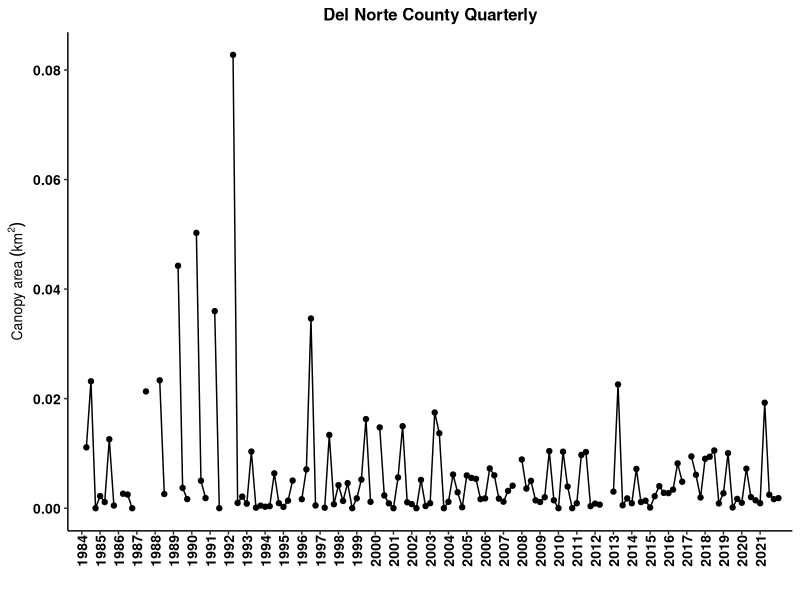
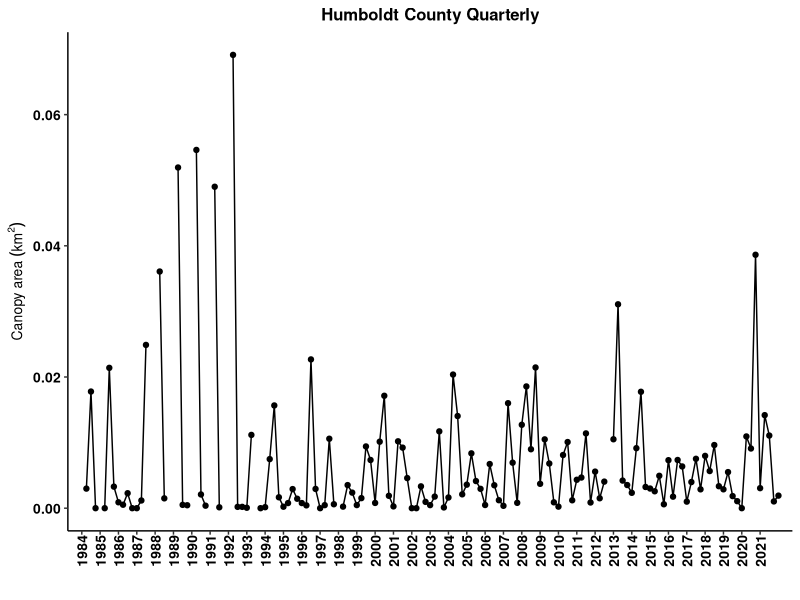
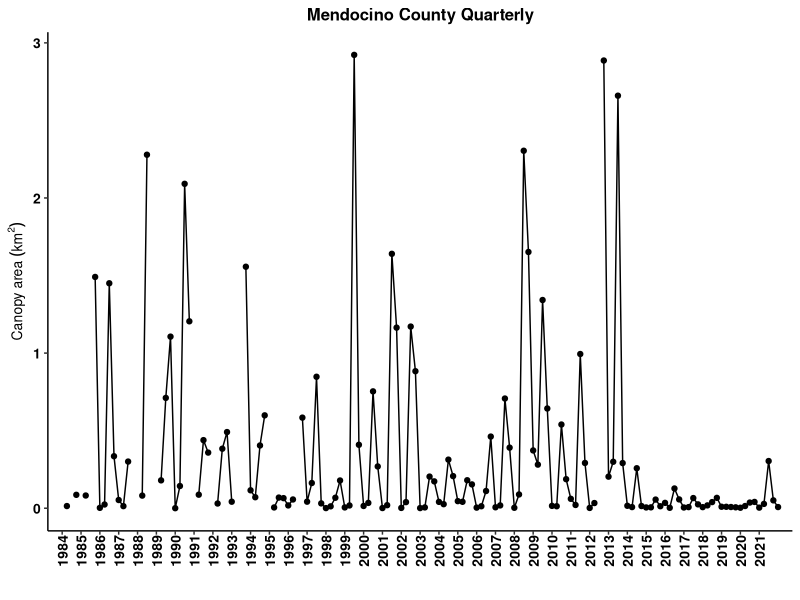
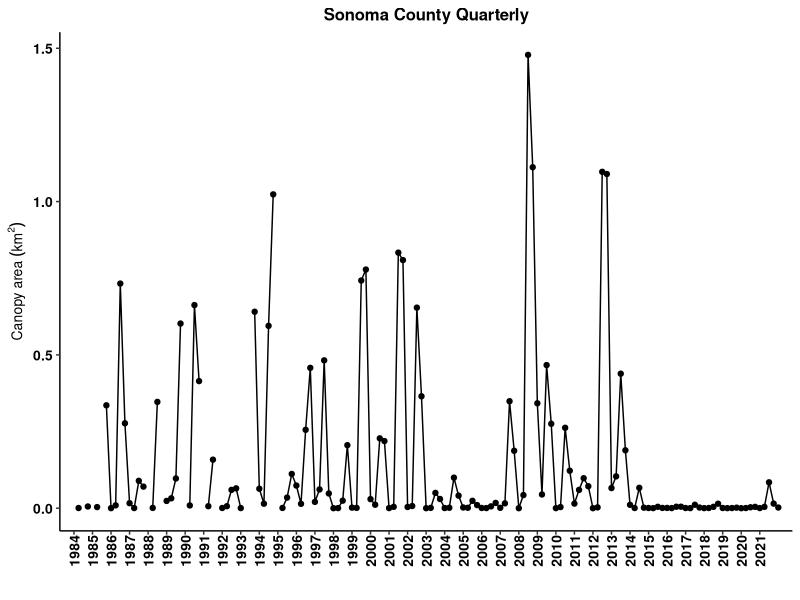
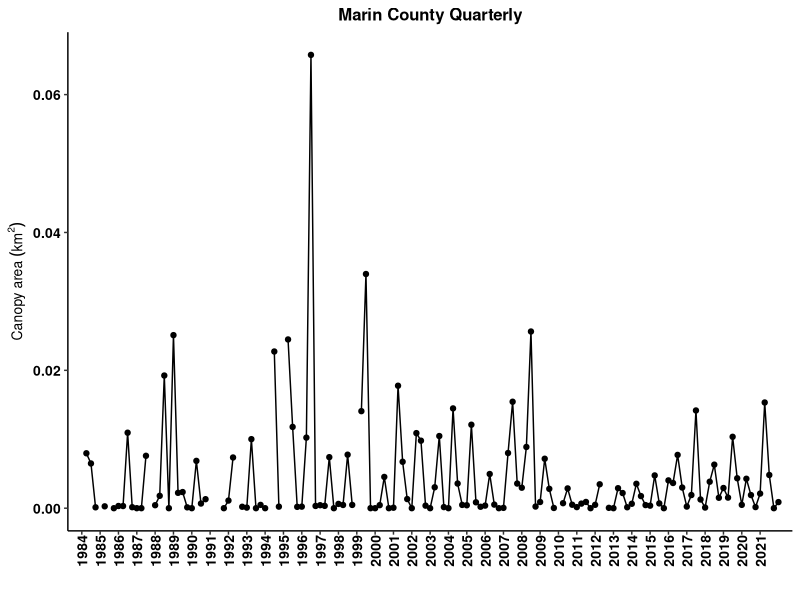
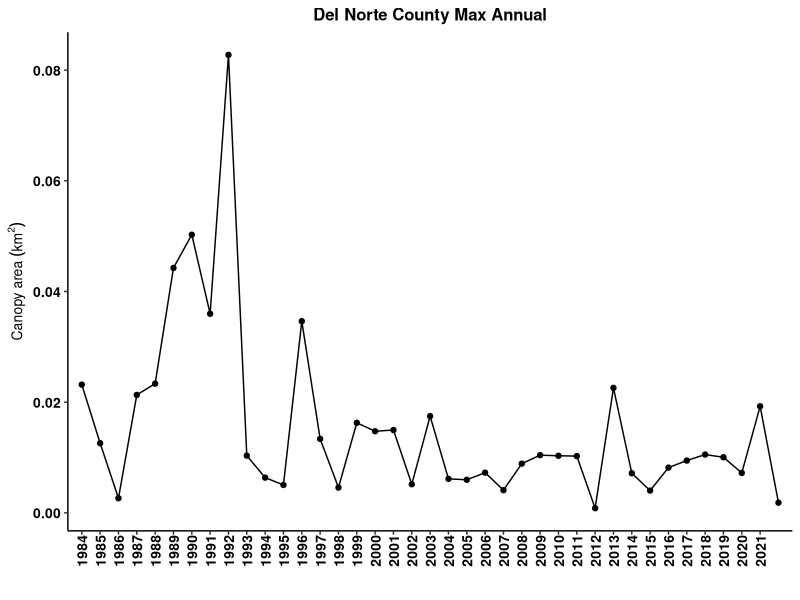
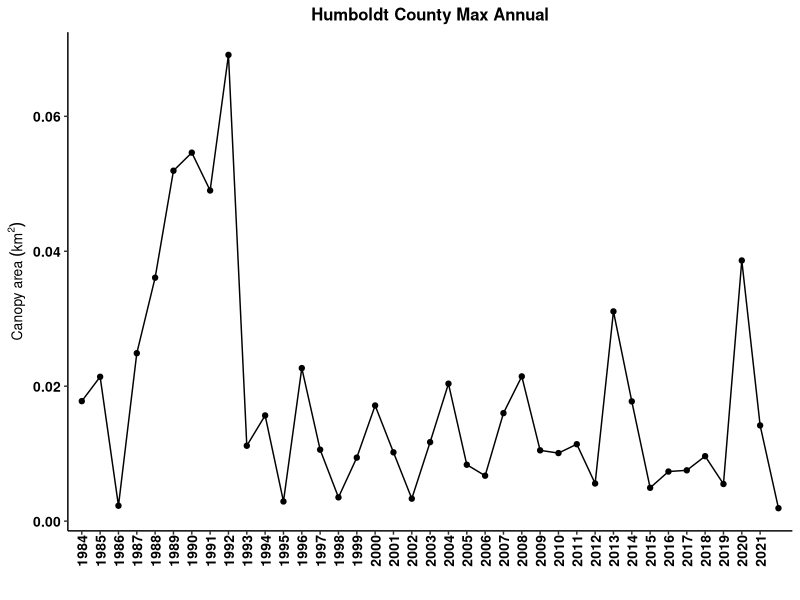
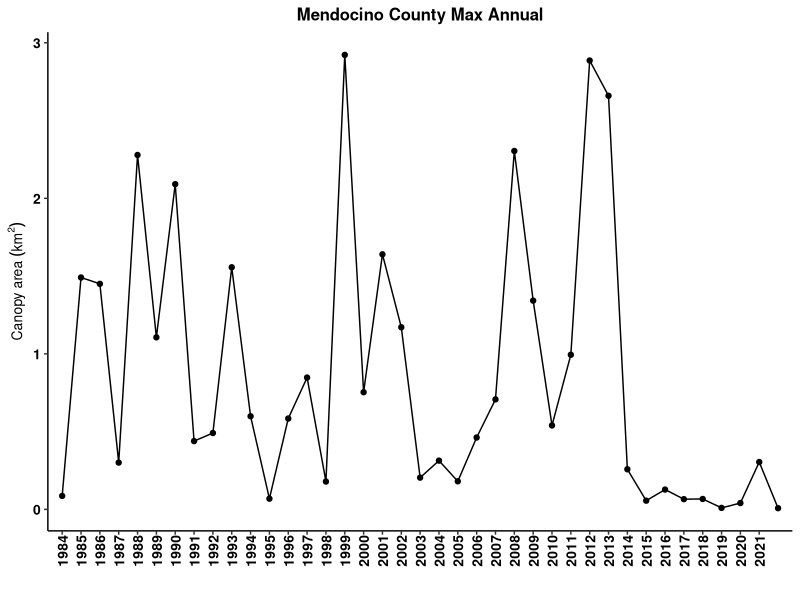

These figures' R source, in order:
## ---- chunk 1
knitr::opts_chunk$set(echo = FALSE, warning=FALSE)
options(knitr.table.format = "latex")
# to create a PDF output, change "output:html_document" to "output: pdf_document" in the header above.
# note about fig_crop:FALSE. This makes the PDF output look nicer by putting spaces btwn the figures instead of smashing them as close together as possible. It doesn't do anything to the HTML output as far as I can tell.
# how to assign username: git config --global user.name "gcontolini"
# how to add, commit, and add message in terminal: git commit -am "commit message"
# how to write commit message in terminal: write message then press esc and :wq to save and exit

#### Load libraries ####
library(ggplot2) # plotting
library(ggpubr) # arranging plots
library(scales) # let's you put commas in the axis labels for thousands
library(dplyr) # data manipulations
library(tidyr) # data cleaning
library(readr) # better data reading
library(ncdf4)
library(sf) # special features. probably mapping. 
library(sp) # spatial data
library(lubridate) # manipulating dates easily
library(knitr) # to knit the Rmd file
library(kableExtra) # pretty tables
library(bookdown) # pretty table additions

#### ggplot theme ####
my.theme = theme( 
   panel.background = element_blank(), 
   panel.grid.minor.x = element_blank(),
   panel.grid.major.x = element_blank(),
   panel.grid = element_blank(),
   axis.text  = element_text(size=10, face='bold', color='black'), #makes axis labels bigger
   axis.title = element_text(size=10, face="bold"), #makes axis title bigger and bold
   #axis.title.y = element_text(margin=margin(0,10,0,5)), #pushes the y axis title away from the y axis labels
   strip.background = element_blank(),
   #legend.title = element_blank(),
   #legend.text = element_text(size=8),
   legend.background = element_blank(), 
   legend.key = element_blank(), #makes the legend background behind the symbols go away.
   #axis.ticks.x = element_blank()
   axis.line = element_line(color = 'black'), 
   panel.border = element_blank(), # this removes the box around the plot   
   plot.title = element_text(size=12 ,face='bold', hjust = 0.5), # hjust 0.5 makes title centered
   axis.text.x = element_text(size = 10, angle = 90, vjust = 0.5, margin = margin(0,0,5,0)) # rotates x axis labels 90 degrees counter-clockwise, pushes bars onto x axis
)


#### Import data ####
# info on the data: https://sbclter.msi.ucsb.edu/data/catalog/package/?package=knb-lter-sbc.74

# Instructions from Dr. Tom Bell:
# “The output files show the Admin Bed # in the first column and the rest of the columns are quarters from 1984 - 2020. Area is in m2 and biomass is in fresh kg. Missing values (due to lack of imagery or clouds are labelled as -999).”

# Edible seaweed data from CDFW
# edible = read.csv('EdibleSeaweedHarvest_rfm_1-28-21.csv') # edible seaweed harvest. This one has months. That is important.
# kelp = read.csv('KelpHarvest_vers2_rfm_1-28-21.csv') # kelp harvest
## ---- chunk 2
# The loop below requires the NetCDF file which is too large for RStudio Cloud to host. Also takes 5 minutes to run. I commented it out, ran it on my local machine, and read in the output at the end.

# #Kelp Biomass and Area Dynamics of State Waters Delineated by Coastal Counties
# #Tom Bell
# #November 18, 2020
# # **Please let me know if you need help with any step!**
# 
# #Install Packages **(Only the first time you ever run this script)**
# #The first time you ever run this script, please install these packages by removing the '#' in front of each line (lines 8 - 10)
# # install.packages('ncdf4')
# # install.packages('sf')
# # install.packages('sp')
# 
# #Load Required Packages
# #You need to load these packages each time you restart an R session and run this script
# library(ncdf4)
# library(sf)
# library(sp)
# 
# #Set Work Directory
# #This is a folder on your computer where all input files and outputs files will be placed
# # **Please update this path to the working directory on your computer**
# # **Note that on a Windows machine the forward slashes "/" have to be changed to back slashes "\"
# setwd("C:/Users/gcontolini/OneDrive - California Department of Fish and Wildlife/Documents/Bull Kelp Working Group/Data analysis")
# 
# #Load Coastal Counties State Waters Shapefile
# #Place the lat/lon version of the Coastal Counties State Waters shapefile in your working directory
# county_shapes <- st_read('MAN_CA_CountyStateWaters.shp')
# 
# #Open Kelp NetCDF File
# #Place the NetCDF file in your working directory
# #The file can be found here: https://sbclter.msi.ucsb.edu/data/catalog/package/?package=knb-lter-sbc.74
# nc_data <- nc_open('LandsatkelpBiomass_2021_v2_withmetadata.nc')
# 
# #Load necessary variables from NetCDF File
# lon <- ncvar_get(nc_data, 'longitude')
# lat <- ncvar_get(nc_data, 'latitude')
# years <- ncvar_get(nc_data, 'year')
# quarters <- ncvar_get(nc_data, 'quarter')
# biomass <- ncvar_get(nc_data, 'biomass')
# area <- ncvar_get(nc_data, 'area')
# 
# #Make Coordinate Dataframe
# coords <- data.frame(lon,lat)
# 
# #Create output matrices
# LN = dim(quarters)
# output_biomass <- matrix(ncol=LN, nrow=22)
# output_area <- matrix(ncol=LN, nrow=22)
# 
# for(i in 1:22){
#   
#   #Pull shapefile coordinates from each coastal county
#   if (i == 17) {
#     county_coords <- as.data.frame(county_shapes[i,]$geometry[[1]][[30]][[1]])
#   } else {
#     county_coords <- as.data.frame(county_shapes[i,]$geometry[[1]][[1]][[1]])
#   }
# 
#   #Find the kelp coordinates that exist inside each county polygon
#   kelp_poly <- point.in.polygon(lon, lat, county_coords$V1, county_coords$V2, mode.checked=FALSE)
#   TF <- which(kelp_poly %in% 1)
# 
#   #Extract biomass and area data for each polygon
#   bio_county <- biomass[TF,] 
#   area_county <- area[TF,] 
# 
#   #Sum biomass and area
#   bio_county_sum <- colSums(bio_county, na.rm = TRUE, dims = 1)
#   area_county_sum <- colSums(area_county, na.rm = TRUE, dims = 1)
#   
#   #Remove Columns w/ >25% No Data (Clouds)
#   #Find all NA values (missing data) in the kelp dataset
#   bio_county_NA = is.na(bio_county)
#   area_county_NA = is.na(area_county)
#   
#   #Find number of kelp pixels in the polygon
#   L = dim(bio_county)
#   
#   #Calculate the percent of NAs for each season
#   bio_county_NA_percent <- colSums(bio_county_NA, na.rm = TRUE)/L[1]
#   area_county_NA_percent <- colSums(area_county_NA, na.rm = TRUE)/L[1]
#   
#   #Find seasons with greater than 20% missing data
#   NA_GT <- which(bio_county_NA_percent > 0.25)
#   NA_GTA <- which(area_county_NA_percent > 0.25)
#   
#   #Set seasons with greater than 20% missing data to -999
#   bio_county_sum[NA_GT] = -999
#   area_county_sum[NA_GTA] = -999
# 
#   #Add summed kelp canopy data to matrix
#   output_biomass[i,] <- bio_county_sum
#   output_area[i,] <- area_county_sum
#   
# }
# 
# #Transpose Quarter and Year data
# quarterst <- t(quarters)
# yearst <- t(years)
# 
# #Add Quarter and Year data to output matrices
# output2_biomass <- rbind(quarterst, output_biomass)
# output3_biomass <- rbind(yearst, output2_biomass)
# output2_area <- rbind(quarterst, output_area)
# output3_area <- rbind(yearst, output2_area)
# 
# #Add County name to output matrices
# CountyNA <- county_shapes$County
# Counties <- c(rep(NA,2),CountyNA)
# output4_biomass <- cbind(Counties, output3_biomass)
# output4_area <- cbind(Counties, output3_area)
# 
# #Write CSV of kelp biomass time series for each county
# write.csv(output4_biomass, 'kelp_biomass_county_output.csv', row.names = FALSE)
# write.csv(output4_area, 'kelp_area_county_output.csv', row.names = FALSE)

output4_area <- read_csv("kelp_area_county_output_2May2022.csv")

## ---- chunk 3
canopy_area <- output4_area %>%
   as.data.frame()

# I want to plot area vs. year.quarter. This means year.quarter needs to be in a column. Currently all cols are separate. This is called wide format. I want tall format.

# create column names
names(canopy_area) <- paste(canopy_area[1,], canopy_area[2,], sep='.') # paste years with quarters to make each col have a unique name.

# rename the ID col for counties
names(canopy_area)[1] <- "county"

# remove first 2 rows since they are not canopy data, just IDs--year and quarter
canopy_area <- canopy_area[-c(1:2),] 

# convert to tall format
canopy_area_tall <- canopy_area %>% 
   pivot_longer(-'county', names_to = 'year.qtr', values_to = 'm2')

# separate year and quarter into two cols
canopy_area_tall <- canopy_area_tall %>%
   separate(col = year.qtr, sep = "[.]", into = c("year","qtr")) # omg. you have to hard bracket the period for some reason. wtf does [^[:alnum:]]+ mean and why aren't brackets used in the example?????? :((

# make number cols numeric
canopy_area_tall$year <- as.numeric(canopy_area_tall$year)
canopy_area_tall$qtr <- as.numeric(canopy_area_tall$qtr)
canopy_area_tall$m2 <- as.numeric(canopy_area_tall$m2)

# make quarters actual quarter decimals for plotting
qtrs <- seq(0,0.75,0.25)
for(i in 1:4) {
   canopy_area_tall$qtr[which(canopy_area_tall$qtr == i)] <- qtrs[i]
}

# add year and quarter to get a continuous time column. Note that the tibble hides the decimals place for no apparent reason but the sum is correct.
canopy_area_tall$year.qtr <- canopy_area_tall$year + canopy_area_tall$qtr

# Change negative area to NA
canopy_area_tall$m2[which(canopy_area_tall$m2 < 0)] = NA

# Convert m2 to km2
canopy_area_tall$km2 = canopy_area_tall$m2 / 1e6

## ---- chunk 4
# All quarters
expand.a.little = 0.02

##Del Norte
ggplot(canopy_area_tall[which(canopy_area_tall$county == 'Del Norte'),], aes(x = year.qtr, y = km2)) +
   geom_point() +
   geom_line() +
   scale_x_continuous(breaks = 1984:2021, expand = c(expand.a.little,0)) +
   # scale_y_continuous(breaks = seq(0, 0.015, 0.0025), expand = c(expand.a.little,0)) +
   labs(x = '',  y =  bquote('Canopy area'~(km^2))) +
   ggtitle('Del Norte County Quarterly') +
   my.theme

## Humboldt
ggplot(canopy_area_tall[which(canopy_area_tall$county == 'Humboldt'),], aes(x = year.qtr, y = km2)) +
   geom_point() +
   geom_line() +
   scale_x_continuous(breaks = 1984:2021, expand = c(expand.a.little,0)) +
   # scale_y_continuous(limits = c(0,0.0225), breaks = seq(0, 0.025, 0.0025), expand = c(expand.a.little,0)) +
   labs(x = '',  y =  bquote('Canopy area'~(km^2))) +
   ggtitle('Humboldt County Quarterly') +
   my.theme

## Mendocino
ggplot(canopy_area_tall[which(canopy_area_tall$county == 'Mendocino'),], aes(x = year.qtr, y = km2)) +
   geom_point() +
   geom_line() +
   scale_x_continuous(breaks = 1984:2021, expand = c(expand.a.little,0)) +
   # scale_y_continuous(limits = c(0,3), breaks = seq(0, 3, 0.25), expand = c(expand.a.little,0)) +
   labs(x = '', y =  bquote('Canopy area'~(km^2))) +
   ggtitle('Mendocino County Quarterly') +
   my.theme

## Sonoma
ggplot(canopy_area_tall[which(canopy_area_tall$county == 'Sonoma'),], aes(x = year.qtr, y = km2)) +
   geom_point() +
   geom_line() +
   scale_x_continuous(breaks = 1984:2021, expand = c(expand.a.little,0)) +
   # scale_y_continuous(limits = c(0,2), breaks = seq(0, 2, 0.25), expand = c(expand.a.little,0)) +
   labs(x = '', y =  bquote('Canopy area'~(km^2))) +
   ggtitle('Sonoma County Quarterly') +
   my.theme

## Marin
ggplot(canopy_area_tall[which(canopy_area_tall$county == 'Marin'),], aes(x = year.qtr, y = km2)) +
   geom_point() +
   geom_line() +
   scale_x_continuous(breaks = 1984:2021, expand = c(expand.a.little,0)) +
   # scale_y_continuous(limits = c(0, 0.0125), breaks = seq(0, 0.0125, 0.0025), expand = c(expand.a.little,0)) +
   labs(x = '', y =  bquote('Canopy area'~(km^2))) +
   ggtitle('Marin County Quarterly') +
   my.theme
## ---- chunk 5
# Maximum canopy area. in each year and county, find the maximum km2 value.
canopy_area_max_annual <- canopy_area_tall %>%
  group_by(county, year) %>%
  summarise(max.km2 = max(km2, na.rm = T), .groups = 'drop')

# 1987 and 1992 Marin had no data. Change -Inf to NA for those years so it plots better.
canopy_area_max_annual$max.km2[which(canopy_area_max_annual$max.km2 < 0)] <- NA

##Del Norte
ggplot(canopy_area_max_annual[which(canopy_area_max_annual$county == 'Del Norte'),], aes(x = year, y = max.km2)) +
   geom_point() +
   geom_line() +
   scale_x_continuous(breaks = 1984:2021, expand = c(expand.a.little,0)) +
   # scale_y_continuous(breaks = seq(0, 0.015, 0.0025), expand = c(expand.a.little,0)) +
   labs(x = '',  y =  bquote('Canopy area'~(km^2))) +
   ggtitle('Del Norte County Max Annual') +
   my.theme 

## Humboldt
ggplot(canopy_area_max_annual[which(canopy_area_max_annual$county == 'Humboldt'),], aes(x = year, y = max.km2)) +
   geom_point() +
   geom_line() +
   scale_x_continuous(breaks = 1984:2021, expand = c(expand.a.little,0)) +
   # scale_y_continuous(expand = c(expand.a.little,0)) +
   labs(x = '',  y =  bquote('Canopy area'~(km^2))) +
   ggtitle('Humboldt County Max Annual') +
   my.theme 

## Mendocino
ggplot(canopy_area_max_annual[which(canopy_area_max_annual$county == 'Mendocino'),], aes(x = year, y = max.km2)) +
   geom_point() +
   geom_line() +
   scale_x_continuous(breaks = 1984:2021, expand = c(expand.a.little,0)) +
   # scale_y_continuous(expand = c(expand.a.little,0)) +
   labs(x = '',  y =  bquote('Canopy area'~(km^2))) +
   ggtitle('Mendocino County Max Annual') +
   my.theme 

## Sonoma
ggplot(canopy_area_max_annual[which(canopy_area_max_annual$county == 'Sonoma'),], aes(x = year, y = max.km2)) +
   geom_point() +
   geom_line() +
   scale_x_continuous(breaks = 1984:2021, expand = c(expand.a.little,0)) +
   # scale_y_continuous(expand = c(expand.a.little,0)) +
   labs(x = '',  y =  bquote('Canopy area'~(km^2))) +
   ggtitle('Sonoma County Max Annual') +
   my.theme 

## Marin
ggplot(canopy_area_max_annual[which(canopy_area_max_annual$county == 'Marin'),], aes(x = year, y = max.km2)) +
   geom_point() +
   geom_line() +
   scale_x_continuous(breaks = 1984:2021, expand = c(expand.a.little,0)) +
   # scale_y_continuous(expand = c(expand.a.little, 0)) +
   labs(x = '',  y =  bquote('Canopy area'~(km^2))) +
   ggtitle('Marin County Max Annual') +
   my.theme 
## ---- chunk 6

## ---- chunk 7
qtr_max_county <- canopy_area_tall %>%
  group_by(county, year) %>%     # group by county and year
  slice(which.max(km2)) %>%      # find the maximum km2 value
  subset(select = -year.qtr) %>% # remove year.qtr col
  transmute(quarter = qtr*4+1)   # change quarters from decimals to 1,2,3,4

# # Count how many quarters are the max per year per county
# n_max_qtrs_county <- qtr_max_county %>%
#   group_by(county, quarter) %>%
#   summarise(number = length(quarter), .groups = 'drop') %>%
#   filter(county %in% c('Del Norte', 'Humboldt', 'Mendocino', 'Sonoma')) %>%
#   complete(county, quarter, fill = list(number = 0)) # sets missing quarters to number = 0
# 
# kable(n_max_qtrs_county
#       , digits = 2
#       , booktabs = TRUE
#       , row.names = FALSE
#       , align = 'c'
#       , linesep = ''
#       , caption = 'Number of quarters with maximum annual canopy area'
# ) %>%
#   kable_styling(latex_options = 'hold_position') # otherwise the table moves in the pdf

# I want to identify the quarter in each of the counties that had the max km2 value in 2021
max_2021_km2 <- canopy_area_tall %>%
  filter(year == 2021) %>%
  filter(county %in% c('Del Norte','Humboldt','Mendocino','Sonoma','Marin')) %>% # this shows km2 values for only northern counties in 2021. What is the max for 2021?
  group_by(county) %>%
  summarise(max.km2 = max(km2, na.rm = T)) # this gives the max km2 values. which quarter are they in?
      
km2_qtrs_northcounties <- canopy_area_tall %>%
  filter(year == 2021 & county %in% c('Del Norte','Humboldt','Mendocino','Sonoma','Marin')) %>%
  #filter(km2 %in% max_2021_km2$max.km2) %>% # This shows only the quarters with the annual maxima
  mutate(quarter = qtr*4+1) %>%
  subset(select = c('county','year','quarter','km2')) %>%
  arrange(county) %>% # order by county name north to south
  relocate(year) # puts year as the first col


kable(km2_qtrs_northcounties
      #, digits = 2
      , booktabs = TRUE
      , row.names = FALSE
      , align = 'c'
      , linesep = ''
      , caption = 'Quarterly kelp canopy area in 2021 only'
) %>%
  kable_styling(latex_options = 'hold_position') # otherwise the table moves in the pdf


      
